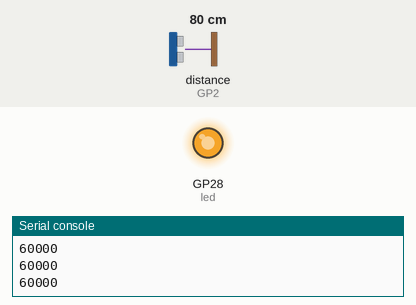
This program was run on a simulated Raspberry Pi Pico running MicroPython. Parts: output pins drawn as LEDs (lit = HIGH), the last lines printed to the serial console. Inputs (shaded band) come from the test bench; at power-on: distance to the obstacle (sensor on GP2) 80 cm. The echo pulse lasts 58.3 µs per cm; pins used as bus, display or sensor lines are not drawn.

Above: at 1.2 s.
1.3 s: distance to the obstacle (sensor on GP2) set to 2 cm
At 2.2 s:
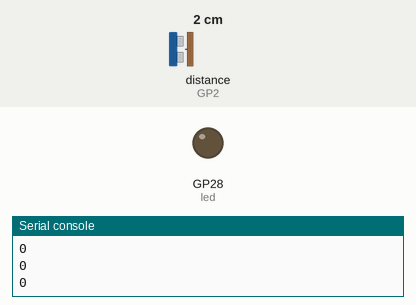
2.8 s: distance to the obstacle (sensor on GP2) set to 18 cm
At 3.9 s:
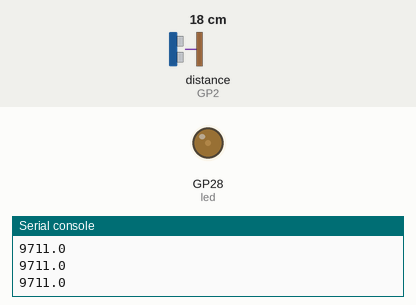
4.3 s: distance to the obstacle (sensor on GP2) set to 35 cm
At 4.8 s:
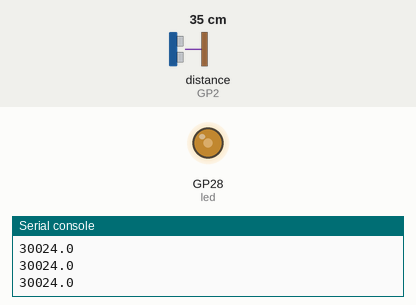
5.8 s: distance to the obstacle (sensor on GP2) set to 4 cm
At 6.2 s:
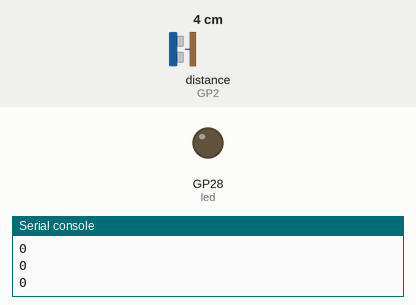
7.3 s: distance to the obstacle (sensor on GP2) set to 60 cm
At 8.0 s:
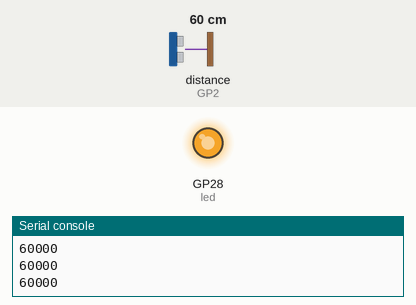
Timing chart, 0 to 9.8 s (numbered marks = the images above; inputs shaded):
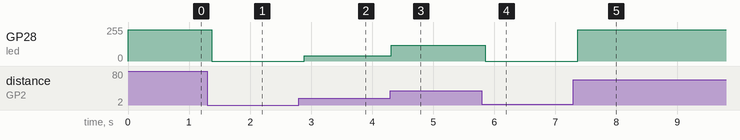

The program:

sonar.py
```python
#CAB 9.14.23 sonar.py
#Use sonar to control LED brighness on Lily∞Bot
#LED on pin 28, potentiomater on pin 27
#https://www.noiresteminist.com/shop
#VCC to pin 40
#Echo to pin 2
#Trigger to pin 3
#ground to GND
#LED to pin 28

#import library from MicroPython
from machine import Pin, ADC, PWM
from utime import ticks_us, sleep_us, sleep_ms

#define inputs and outputs
ledPin = 28
triggerPin = 3
echoPin = 2
#led = Pin(ledPin, Pin.OUT)
led = PWM(Pin(ledPin))
led.freq(60)
trigger = Pin(triggerPin, Pin.OUT)
echo = Pin(echoPin, Pin.IN)

#print starting to serial monitor
print("Sonar on Lily∞...")

# Will return an integer between out_min and out_max to scale data
def convert(x, i_m, i_M, o_m, o_M):
    return max(min(o_M, (x - i_m) * (o_M - o_m) // (i_M - i_m) + o_m), o_m)

################# function to calculate distance from sonar
def distance():
    timepassed=0
    signalon = 0
    signaloff = 0
    trigger.low()
    sleep_us(2)
    trigger.high()
    sleep_us(5)
    trigger.low()
    while echo.value() == 0:
        signaloff = ticks_us()
    while echo.value() == 1:
        signalon = ticks_us()
    #print(signalon)
    #print(signaloff)
    timepassed = signalon - signaloff
    #print(timepassed)
    dist_cm = (timepassed*0.0343)/2
    if dist_cm>60:
        dist_cm=60
    return dist_cm

################## Main ########################
while True:
    reading = distance()                        #read sonar distance
    #print(reading)
    scale = convert(reading, 10, 60, 0, 60000)  #scale sonar data
    print(scale)                                #print scaled sonar data
    led.duty_u16(int(scale))                    #set LED duty cycle by sonar data
    sleep_ms(100)                               #delay by 100 ms

############### Mapping Functions ####################################
# Will return a float
#def convert(x, in_min, in_max, out_min, out_max):
#    return (x - in_min) * (out_max - out_min) / (in_max - in_min) + out_min


# Will return a integer
#def convert(x, in_min, in_max, out_min, out_max):
#    return (x - in_min) * (out_max - out_min) // (in_max - in_min) + out_min


# Test
#for i in range(200):
#    print(i, convert(i, 40, 80, 0, 1023))
```

Measured:
- after the input at 1.3 s, GP28 (led): 233/255 → 0/255 after 0.07 s
- after the input at 2.8 s, GP28 (led): 0/255 → 38/255 after 0.09 s
- after the input at 4.3 s, GP28 (led): 38/255 → 117/255 at once
- after the input at 5.8 s, GP28 (led): 117/255 → 0/255 after 0.05 s
- after the input at 7.3 s, GP28 (led): 0/255 → 233/255 after 0.07 s
